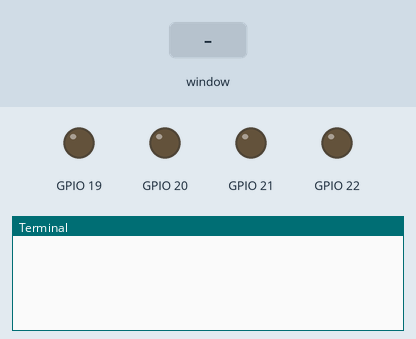
Bench run of a program on a simulated Raspberry Pi (BCM pin numbers). On the bench: output pins drawn as LEDs (lit = HIGH), the last lines printed to the terminal. Inputs (shaded band) come from the test bench. The desktop window is not drawn, its controls go by their first labels and the mouse button is held 0.15 s.

Above: at 1.2 s.
1.3 s: control labelled "Blauwe led" in the window clicked
At 1.43 s:
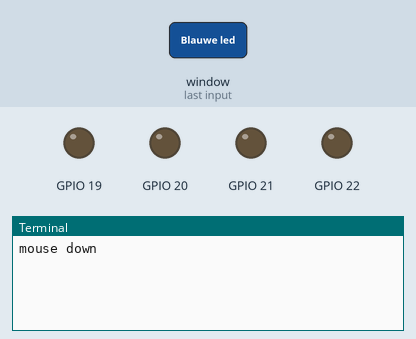
At 2.0 s:
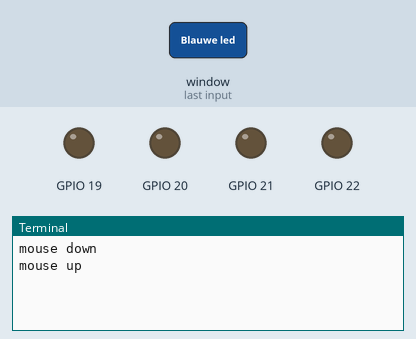

Measured:
- after the input at 1.3 s, the terminal: prints a new line at once (image 1)

The program:

bindEvent.py
```python
'''
Setup breadbord:

ledBlue = pin 19
ledRed = pin 20
ledYellow = pin 21
ledGreen = pin 22

button 1 = pin 23
button 2 = pin 24
button 3 = pin 25
button 4 = pin 26
'''

from tkinter import *

try:
    import RPi.GPIO as GPIO
except:
    import DummyGPIO as GPIO

ledBlue = 19
ledRed = 20
ledYellow = 21
ledGreen = 22

button1 = 23
button2 = 24
button3 = 25
button4 = 26

leds = (ledBlue, ledRed, ledYellow, ledGreen)
buttons = (button1, button2, button3, button4)

GPIO.setwarnings(False)
GPIO.setmode(GPIO.BCM)

for led in leds:
    GPIO.setup(led, GPIO.OUT)

for btn in buttons:
    GPIO.setup(btn, GPIO.IN, pull_up_down=GPIO.PUD_DOWN)


root = Tk()
root.title("Oefening 1")
root.geometry("800x400")


click1 = Button(root, text="Blauwe led")
click2 = Button(root, text="Rode led")
click3 = Button(root, text="Gele led")
click4 = Button(root, text="Groene led")

click1.bind("<ButtonPress-1>", )

click1.place(x=10, y=10)
click2.place(x=10, y=60)
click3.place(x=10, y=110)
click4.place(x=10, y=160)

def mouseDown(event):
    print("mouse down")

def btnRelease(event):
    print("mouse up")

click1.bind("<ButtonPress-1>", mouseDown)
click1.bind("<ButtonRelease-1>", btnRelease)

while True:
    for index in range(len(buttons)):
        pass
        #if clicked[index]:
        #    GPIO.output(leds[index], GPIO.input(buttons[index]) or clicked[index])

    root.update()


#if __name__ == "__main__":
#     pass
```
